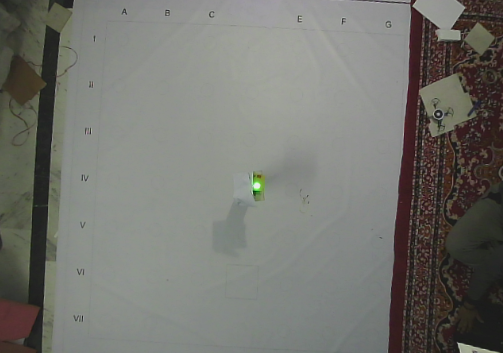
#> input picture Bright-spot/lights_01.png, 503 x 353 px
$ python detect_bright_spots.py   (older library calls are emulated)
#> lines starting #> are read from the running program, lines starting #| are printed output that depends on the picture; after the words box and inside, x2 and y2 are one past the last pixel; in counts of white or black regions, pixels touching at a corner belong together
# USAGE
# python detect_bright_spots.py --image images/lights_01.png

# import the necessary packages
#from imutils import contours
#from skimage import measure
import numpy as np
#import argparse
#import imutils
import cv2


# load the image, convert it to grayscale, and blur it
image = cv2.imread("lights_01.png")
#> image is the input picture: shape (353, 503, 3); mean B, G, R 110.7, 116.3, 115.9
gray = cv2.cvtColor(image, cv2.COLOR_BGR2GRAY)
blurred = cv2.GaussianBlur(gray, (11, 11), 0)
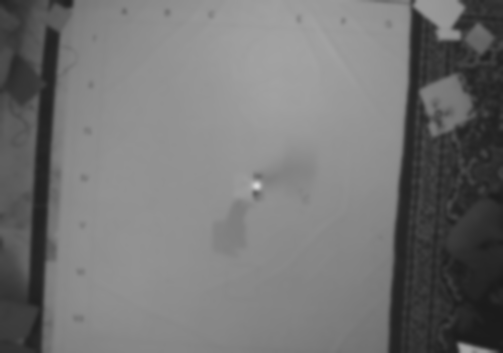
#> blurred: shape (353, 503); min 26, max 216, mean 115.5
cv2.imshow("blurred", blurred)
# threshold the image to reveal light regions in the
# blurred image
thresh = cv2.threshold(blurred, 180, 255, cv2.THRESH_BINARY)[1]
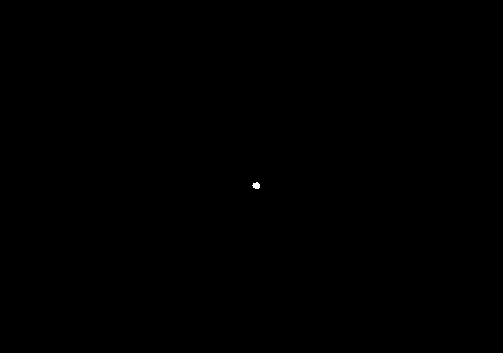
#> thresh: shape (353, 503); 0.02% white; 1 white region
cv2.imshow("thresh", thresh)

im2, cnts, hierarchy = cv2.findContours(thresh, cv2.RETR_TREE, cv2.CHAIN_APPROX_SIMPLE)
#> cnts = 1 contour; box (x1, y1, x2, y2) and area: (252, 182, 260, 189) 30
boxes = []
for c in cnts:
    (x, y, w, h) = cv2.boundingRect(c)
    boxes.append([x,y, x+w,y+h])
#> this loop made 1 pass
#> (x, y, w, h) on pass 1: (252, 182, 8, 7)
#> after the loop, boxes = [[252, 182, 260, 189]]

boxes = np.asarray(boxes)
# need an extra "min/max" for contours outside the frame
left = np.min(boxes[:,0])
#> left = 252
top = np.min(boxes[:,1])
#> top = 182
right = np.max(boxes[:,2])
#> right = 260
bottom = np.max(boxes[:,3])
#> bottom = 189

cv2.rectangle(image, (left,top), (right,bottom), (255, 0, 0), 2)
#> image: shape (353, 503, 3); 0.05% of pixels changed, all inside (x1, y1, x2, y2) = (251, 181, 262, 191)

#cv2.drawContours(image, contours, -1, (255,0,0), 2)
print ("number of bright spots are" , len(cnts))
#| number of bright spots are 1

# show the output image
cv2.imshow("Image", image)
cv2.waitKey(0)
cv2.destroyAllWindows()

$ run again, with Bright-spot/lights_02.png copied over Bright-spot/lights_01.png
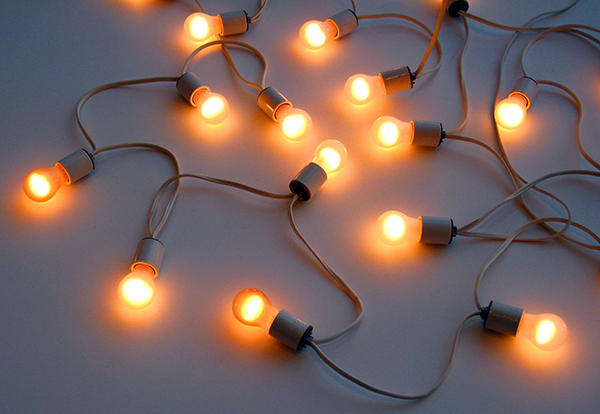
#> input picture Bright-spot/lights_02.png, 600 x 414 px
#> image is the input picture: shape (414, 600, 3); mean B, G, R 96.7, 100.5, 122.9
#> `thresh = cv2.threshold(blurred, 180, 255, cv2.THRESH_BINARY)[1]`:
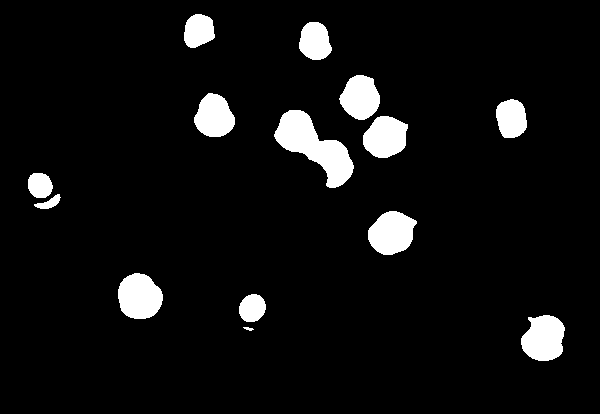
#> thresh: shape (414, 600); 6.3% white; 14 white regions
#> cnts = 14 contours, 1 with area under 20; largest, box (x1, y1, x2, y2) and area: (274, 110, 354, 188) 2688, (118, 273, 163, 319) 1545, (368, 211, 417, 255) 1506, (521, 315, 565, 361) 1498, (363, 116, 408, 158) 1368
#> the loop `for c in cnts:` made 14 passes
#> (x, y, w, h) on passes 1 to 8: (243, 327, 11, 4), (521, 315, 44, 46), (239, 294, 27, 28), (118, 273, 45, 46), (368, 211, 49, 44), (34, 194, 27, 15), (28, 173, 25, 25), (363, 116, 45, 42)
#> after the loop `for c in cnts:`: boxes = 14 items, first 6: [243, 327, 254, 331], [521, 315, 565, 361], [239, 294, 266, 322], [118, 273, 163, 319], [368, 211, 417, 255], [34, 194, 61, 209]
#> `boxes = np.asarray(boxes)`: boxes = 14 rows, first 6: [243, 327, 254, 331], [521, 315, 565, 361], [239, 294, 266, 322], [118, 273, 163, 319], [368, 211, 417, 255], [34, 194, 61, 209]
#> left = 28
#> top = 14
#> right = 565
#> bottom = 361
#> `cv2.rectangle(image, (left,top), (right,bottom), (255, 0, 0), 2)`:
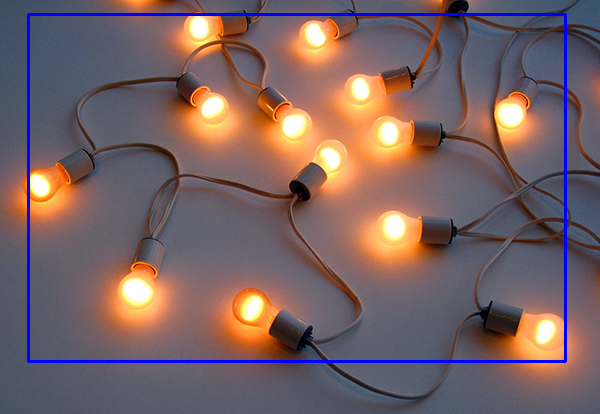
#> image: shape (414, 600, 3); 2.13% of pixels changed, all inside (x1, y1, x2, y2) = (27, 13, 567, 363)
#| number of bright spots are 14
